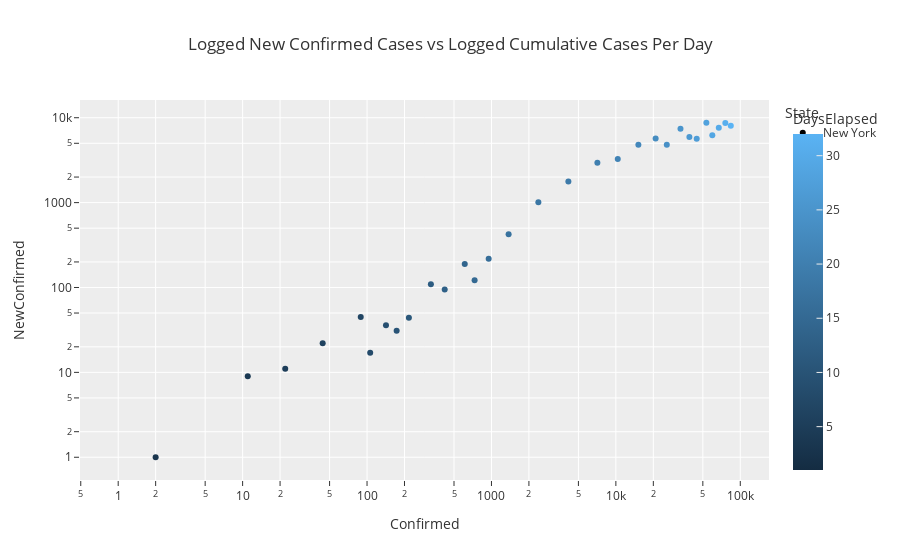

Notebook source saved alongside this figure:
### Code cell
px.scatter(data_frame=df_state[df_state.State.isin(['New York'])], 
           x='Confirmed', y='NewConfirmed', color='DaysElapsed', symbol='State',
           log_x=True,log_y=True, labels={'y':'Daily New Cases', 'x':'Cumulative Confirmed Cases'},
           hover_name='Date', hover_data=['NewConfirmed','Confirmed','DaysElapsed'],
           title='Logged New Confirmed Cases vs Logged Cumulative Cases Per Day', template='ggplot2', 
          )

### Figure 1 — Plotly figure (JSON) as saved in the notebook; plotly's stock layout.template omitted (floating-point values rounded to 4 significant figures)
{"data": [{"customdata": [[null, 1, 1], [0, 1, 2], [1, 2, 3], [9, 11, 4], [11, 22, 5], [22, 44, 6], [45, 89, 7], [17, 106, 8], [36, 142, 9], [31, 173, 10], [44, 217, 11], [109, 326, 12], [95, 421, 13], [189, 610, 14], [122, 732, 15], [218, 950, 16], [424, 1374, 17], [1008, 2382, 18], [1770, 4152, 19], [2950, 7102, 20], [3254, 10356, 21], [4812, 15168, 22], [5707, 20875, 23], [4790, 25665, 24], [7401, 33066, 25], [5921, 38987, 26], [5648, 44635, 27], [8728, 53363, 28], [6205, 59568, 29], [7606, 67174, 30], [8658, 75832, 31], [8057, 83889, 32]], "hoverlabel": {"namelength": 0}, "hovertemplate": "<b>%{hovertext}</b><br><br>State=New York<br>Confirmed=%{customdata[1]}<br>NewConfirmed=%{customdata[0]}<br>DaysElapsed=%{marker.color}", "hovertext": ["2020-03-01", "2020-03-02", "2020-03-03", "2020-03-04", "2020-03-05", "2020-03-06", "2020-03-07", "2020-03-08", "2020-03-09", "2020-03-10", "2020-03-11", "2020-03-12", "2020-03-13", "2020-03-14", "2020-03-15", "2020-03-16", "2020-03-17", "2020-03-18", "2020-03-19", "2020-03-20", "2020-03-21", "2020-03-22", "2020-03-23", "2020-03-24", "2020-03-25", "2020-03-26", "2020-03-27", "2020-03-28", "2020-03-29", "2020-03-30", "2020-03-31", "2020-04-01"], "legendgroup": "New York", "marker": {"color": [1, 2, 3, 4, 5, 6, 7, 8, 9, 10, 11, 12, 13, 14, 15, 16, 17, 18, 19, 20, 21, 22, 23, 24, 25, 26, 27, 28, 29, 30, 31, 32], "coloraxis": "coloraxis", "symbol": "circle"}, "mode": "markers", "name": "New York", "showlegend": true, "type": "scatter", "x": [1, 1, 2, 11, 22, 44, 89, 106, 142, 173, 217, 326, 421, 610, 732, 950, 1374, 2382, 4152, 7102, 10356, 15168, 20875, 25665, 33066, 38987, 44635, 53363, 59568, 67174, 75832, 83889], "xaxis": "x", "y": [null, 0, 1, 9, 11, 22, 45, 17, 36, 31, 44, 109, 95, 189, 122, 218, 424, 1008, 1770, 2950, 3254, 4812, 5707, 4790, 7401, 5921, 5648, 8728, 6205, 7606, 8658, 8057], "yaxis": "y"}], "layout": {"coloraxis": {"colorbar": {"title": {"text": "DaysElapsed"}}, "colorscale": [[0, "rgb(20,44,66)"], [1, "rgb(90,179,244)"]]}, "legend": {"title": {"text": "State"}, "tracegroupgap": 0}, "title": {"text": "Logged New Confirmed Cases vs Logged Cumulative Cases Per Day"}, "xaxis": {"anchor": "y", "domain": [0, 1], "title": {"text": "Confirmed"}, "type": "log"}, "yaxis": {"anchor": "x", "domain": [0, 1], "title": {"text": "NewConfirmed"}, "type": "log"}}}
